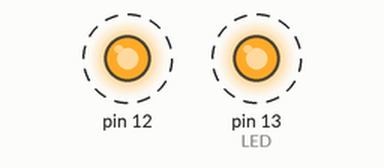
Recording of a sketch running on a simulated Arduino Uno, built with avr-gcc and run on an emulated ATmega328P. Shown: output pins drawn as LEDs (lit = HIGH). Dashed ring = blinking.

Above: at 0.5 s.
Timing chart, 0 to 4.6 s (numbered marks = the images above):
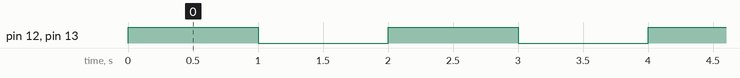

The sketch:

BLINK.ino
```cpp
#define F_CPU 16000000UL

#include <avr/io.h>
#include <util/delay.h>
//https://images.prismic.io/circuito/8e3a980f0f964cc539b4cbbba2654bb660db6f52_arduino-uno-pinout-diagram.png?auto=compress,format
int main() {
  //Data Direction Register for Port B
  DDRB |= (1 << PB5);
  DDRB |= (1 << PB4);
  //Set B4 & B5 as Outputs
  while (1) {
    PORTB |= (1 << PB4);//Digital Pin 12 turn on
    PORTB |= (1 << PB5);//Built In LED turn on
    _delay_ms(1000);
    PORTB &= ~(1 << PB4);//Digital Pin 12 turn off
    PORTB &= ~(1 << PB5);//Built In LED turn off
    _delay_ms(1000);
  }
  return 0;
}
```

Measured:
- by itself, pin 12, pin 13 (LED): alternates HIGH for 1.0 s and LOW for 1.0 s
